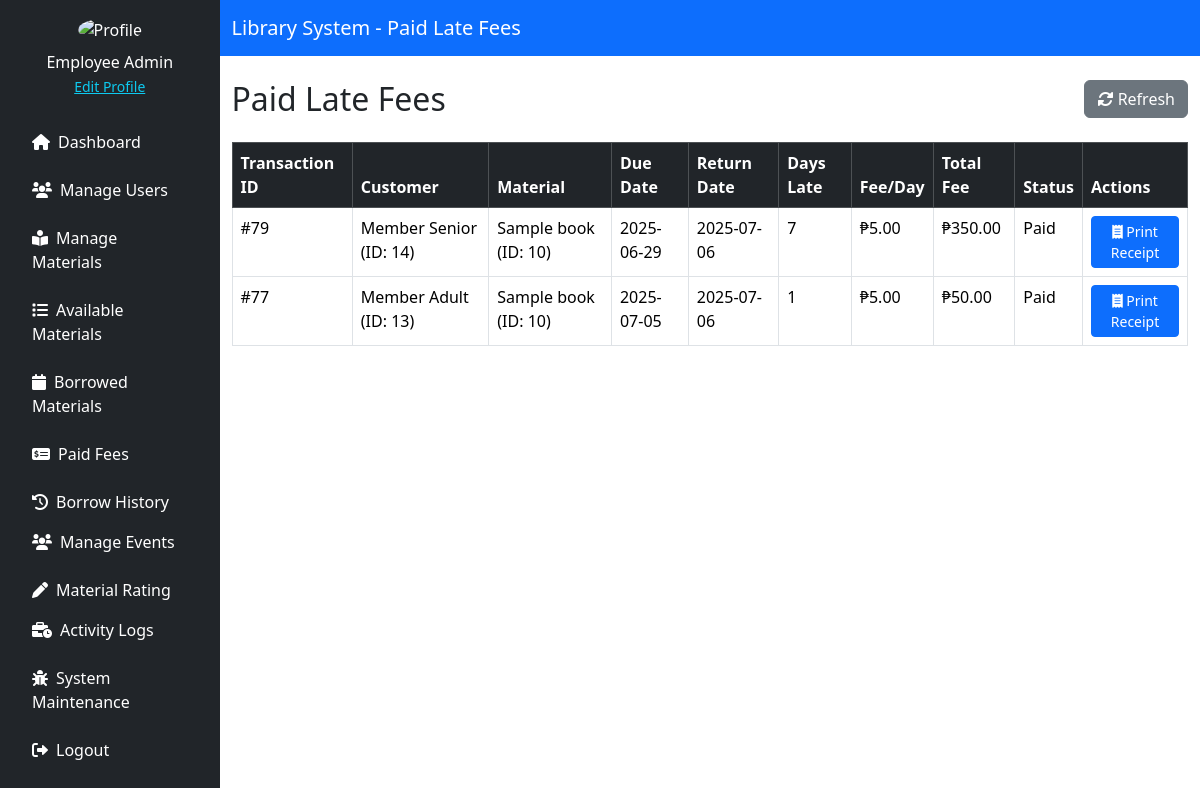
Before: /source/employee/late_fees.php (signed in) with the older database file.
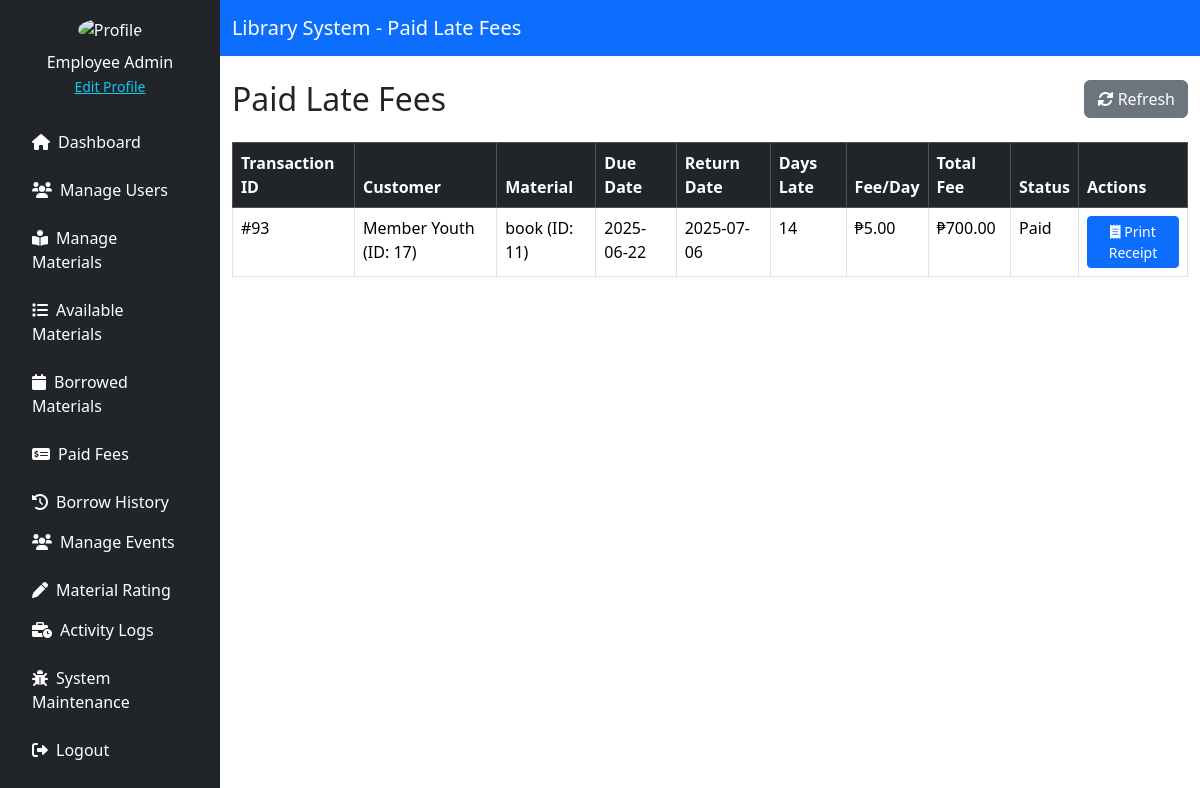
After: the same page with the newer database file.
### tables this page shows
CREATE TABLE `material_transactions` (
  `transaction_id` int(11) NOT NULL,
  `material_type` enum('book','digital','research') NOT NULL,
  `material_id` int(11) NOT NULL,
  `customer_id` int(11) NOT NULL,
  `action` enum('Reserve','Borrow','Return','Request Access','Approve Access','Grant Access') NOT NULL,
  `status` enum('Reserved','Borrowed','Returned','Cancelled','Overdue') DEFAULT 'Reserved',
  `action_date` datetime DEFAULT current_timestamp(),
  `due_date` datetime DEFAULT NULL,
  `return_date` datetime DEFAULT NULL,
  `late_fee` decimal(10,2) DEFAULT 0.00
);

CREATE TABLE `customer` (
  `customer_id` int(11) NOT NULL,
  `first_name` varchar(255) NOT NULL,
  `middle_name` varchar(255) DEFAULT NULL,
  `last_name` varchar(255) NOT NULL,
  `purok` varchar(255) DEFAULT NULL,
  `street` varchar(255) DEFAULT NULL,
  `barangay` varchar(255) NOT NULL,
  `city` varchar(255) NOT NULL,
  `postal_code` varchar(255) DEFAULT NULL,
  `phone_num` varchar(225) NOT NULL,
  `birthdate` date NOT NULL,
  `email` varchar(255) NOT NULL,
  `password` varchar(255) NOT NULL,
  `role_id` int(11) NOT NULL,
  `status` enum('Active','Inactive') NOT NULL DEFAULT 'Active'
);

### source/employee/late_fees.php (the view, shortened to what this page needs)
<?php
include '../../config/db_conn.php';
function getPaidLateFees($pdo) {
    $stmt = $pdo->query("
        SELECT
            t.transaction_id,
            CONCAT(c.first_name, ' ', COALESCE(c.middle_name, ''), ' ', c.last_name) AS customer_name,
            c.customer_id,
            CASE
                WHEN t.material_type = 'book' THEN b.title
                WHEN t.material_type = 'digital' THEN d.title
                WHEN t.material_type = 'research' THEN r.title
            END AS material_title,
            t.material_id,
            DATE(t.due_date) AS due_date,
            DATE(t.return_date) AS return_date,
            DATEDIFF(t.return_date, t.due_date) AS days_late,
            5.00 AS fee_per_day,
            t.late_fee AS total_fee,
            'Paid' AS status
        FROM material_transactions t
        JOIN customer c ON t.customer_id = c.customer_id
        LEFT JOIN material_books b ON t.material_type = 'book' AND t.material_id = b.id
        LEFT JOIN material_digital_media d ON t.material_type = 'digital' AND t.material_id = d.id
        LEFT JOIN material_research r ON t.material_type = 'research' AND t.material_id = r.id
        WHERE t.late_fee > 0 AND t.status = 'Returned'
        ORDER BY t.return_date DESC
    ");
    return $stmt->fetchAll(PDO::FETCH_ASSOC);
}
$lateFees = getPaidLateFees($pdo);
?>
<!DOCTYPE html>
<html lang="en">
<head>
    <link href="https://cdn.jsdelivr.net/npm/bootstrap@5.3.3/dist/css/bootstrap.min.css" rel="stylesheet">
    <link href="https://cdnjs.cloudflare.com/ajax/libs/font-awesome/6.0.0/css/all.min.css" rel="stylesheet">
</head>
<body>
<div class="d-flex">
    <?php include './includes/sidebar.php'; ?>
    <div class="flex-grow-1">
        <nav class="navbar navbar-expand-lg navbar-dark bg-primary">
            <div class="container">
                <a class="navbar-brand" href="#">Library System - Paid Late Fees</a>
            </div>
        </nav>
        <div class="container mt-4">
            <div class="d-flex justify-content-between mb-3">
                <h2>Paid Late Fees</h2>
                <div>
                    <button class="btn btn-secondary" onclick="window.location.reload()">
                        <i class="fas fa-sync-alt"></i> Refresh
                    </button>
                </div>
            </div>
            <table class="table table-bordered">
                <thead class="table-dark">
                    <tr>
                        <th>Transaction ID</th>
                        <th>Customer</th>
                        <th>Material</th>
                        <th>Due Date</th>
                        <th>Return Date</th>
                        <th>Days Late</th>
                        <th>Fee/Day</th>
                        <th>Total Fee</th>
                        <th>Status</th>
                        <th>Actions</th>
                    </tr>
                </thead>
                <tbody>
                    <?php foreach ($lateFees as $fee): ?>
                        <tr class="paid">
                            <td>#<?= $fee['transaction_id'] ?></td>
                            <td><?= $fee['customer_name'] ?> (ID: <?= $fee['customer_id'] ?>)</td>
                            <td><?= $fee['material_title'] ?> (ID: <?= $fee['material_id'] ?>)</td>
                            <td><?= $fee['due_date'] ?></td>
                            <td><?= $fee['return_date'] ?></td>
                            <td><?= $fee['days_late'] ?></td>
                            <td>₱<?= number_format($fee['fee_per_day'], 2) ?></td>
                            <td>₱<?= number_format($fee['total_fee'], 2) ?></td>
                            <td><?= $fee['status'] ?></td>
                            <td>
                                <form method="POST" target="_blank">
                                    <button type="submit" class="btn btn-primary btn-sm">
                                        <i class="fas fa-receipt"></i> Print Receipt
                                    </button>
                                </form>
                            </td>
                        </tr>
                    <?php endforeach; ?>
                </tbody>
            </table>
        </div>
    </div>
</div>
</body>
</html>

Changed rows visible on the page:
removed material_transactions: transaction_id "79", customer_name "Member Senior", customer.customer_id "14", material_title "Sample book", material "10", due_date "2025-06-29", return_date "2025-07-06", days_late "7", fee_per_day "5.00", late_fee "350.00", status "Paid"
removed material_transactions: transaction_id "77", customer_name "Member Adult", customer.customer_id "13", material_title "Sample book", material "10", due_date "2025-07-05", return_date "2025-07-06", days_late "1", fee_per_day "5.00", late_fee "50.00", status "Paid"
added material_transactions: transaction_id "93", customer_name "Member Youth", customer.customer_id "17", material_title "book", material "11", due_date "2025-06-22", return_date "2025-07-06", days_late "14", fee_per_day "5.00", late_fee "700.00", status "Paid"
